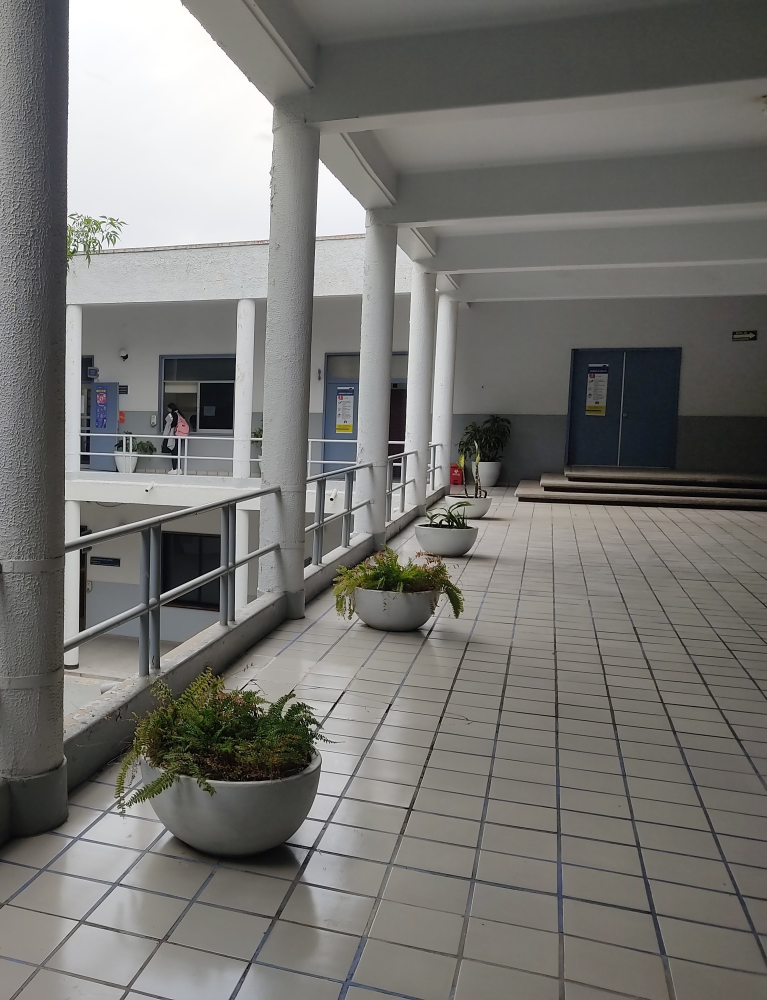
#> input picture Practica12: Flujo óptico/python/img1.jpg, 2300 x 3000 px, given in place of photo.jpg, which was not available (shown at 1/3 size)
$ jupyter execute --allow-errors 'Práctica6.ipynb'   (text cells are left out)
#> lines starting #> are read from the running program, lines starting #| are printed output that depends on the picture; after the words box and inside, x2 and y2 are one past the last pixel; in counts of white or black regions, pixels touching at a corner belong together; pictures that were not available may be replaced by others from this repository, and a replacement may not be noted
[cell 1]
from IPython.display import display, Javascript
from google.colab.output import eval_js
from base64 import b64decode

def take_photo(filename='photo.jpg', quality=0.8):
  js = Javascript('''
    async function takePhoto(quality) {
      const div = document.createElement('div');
      const capture = document.createElement('button');
      capture.textContent = 'Capture';
      div.appendChild(capture);

      const video = document.createElement('video');
      video.style.display = 'block';
      const stream = await navigator.mediaDevices.getUserMedia({video: true});

      document.body.appendChild(div);
      div.appendChild(video);
      video.srcObject = stream;
      await video.play();

      // Resize the output to fit the video element.
      google.colab.output.setIframeHeight(document.documentElement.scrollHeight, true);

      // Wait for Capture to be clicked.
      await new Promise((resolve) => capture.onclick = resolve);

      const canvas = document.createElement('canvas');
      canvas.width = video.videoWidth;
      canvas.height = video.videoHeight;
      canvas.getContext('2d').drawImage(video, 0, 0);
      stream.getVideoTracks()[0].stop();
      div.remove();
      return canvas.toDataURL('image/jpeg', quality);
    }
    ''')
  display(js)
  data = eval_js('takePhoto({})'.format(quality))
  binary = b64decode(data.split(',')[1])
  with open(filename, 'wb') as f:
    f.write(binary)
  return filename

[cell 2]
from IPython.display import Image
try:
  filename = take_photo()
  print('Saved to {}'.format(filename))

  # Show the image which was just taken.
  display(Image(filename))
except Exception as err:
  # Errors will be thrown if the user does not have a webcam or if they do not
  # grant the page permission to access it.
  print(str(err))

[cell 3]
import cv2
from matplotlib import pyplot as plt

[cell 4]
I = cv2.imread('photo.jpg')
#> I is the input picture: shape (3000, 2300, 3); mean B, G, R 113.4, 116.9, 117.9
#I = cv2.resize(I, (500, 333))
#plt.axis("off")
plt.imshow(cv2.cvtColor(I, cv2.COLOR_BGR2RGB))
#> (this line was passed over: IPython is not available in this run)
print(I.shape)
#| (3000, 2300, 3)

[cell 5]
x=100 # int(input("Enter Start point on x axis:"))
y=250 # int(input("Enter Start point on y axis:"))

w=100 # int(input("Enter width of cropped image:"))
h=50  # int(input("Enter height of cropped image:"))

cropped_image = I[y:y+h, x:x+w] # Cropping using Slicing
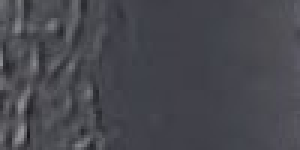
#> cropped_image: shape (50, 100, 3) (shown 3 times larger); mean B, G, R 79, 72.3, 72
plt.axis("off")
#> (this line was passed over: IPython is not available in this run)
plt.imshow(cv2.cvtColor(cropped_image, cv2.COLOR_BGR2RGB))
#> (this line was passed over: IPython is not available in this run)
plt.show() # Display the original image
print(cropped_image.shape)
#| (50, 100, 3)

cv2.imwrite("crop.jpg", cropped_image)
#> Out = True

[cell 6]
import numpy as np

[cell 7]
I = cv2.imread("photo.jpg")
Iroi = cv2.imread("crop.jpg")
b, g, r = cv2.split(Iroi)
m, n, o = I.shape
#> m = 3000; n = 2300; o = 3

# Media
# Ar = np.mean(Iroi[:,:,2])    # recordar que es -> BGR
Ar = np.mean(r)
#> Ar = 71.98
Ag = np.mean(g)
#> Ag = 72.35
Ab = np.mean(b)
#> Ab = 79.02

# Convertir a double
Rd = r.astype(np.float64)
Gd = g.astype(np.float64)
Bd = b.astype(np.float64)

# std
Dr = np.std(Rd)
#> Dr = 11.68
Dg = np.std(Gd)
#> Dg = 11.56
Db = np.std(Bd)
#> Db = 11.09

[cell 8]
Ig = cv2.cvtColor(I, cv2.COLOR_BGR2GRAY)
IBW = np.zeros((m, n), dtype=np.uint8)

s = 2

for i in range(m):
    for j in range(n):
        if ((Ar + s * Dr) > I[i, j, 2] > (Ar - s * Dr) and
                (Ag + s * Dg) > I[i, j, 1] > (Ag - s * Dg) and
                (Ab + s * Db) > I[i, j, 0] > (Ab - s * Db)):
            IBW[i, j] = 255
        else:
            IBW[i, j] = 0
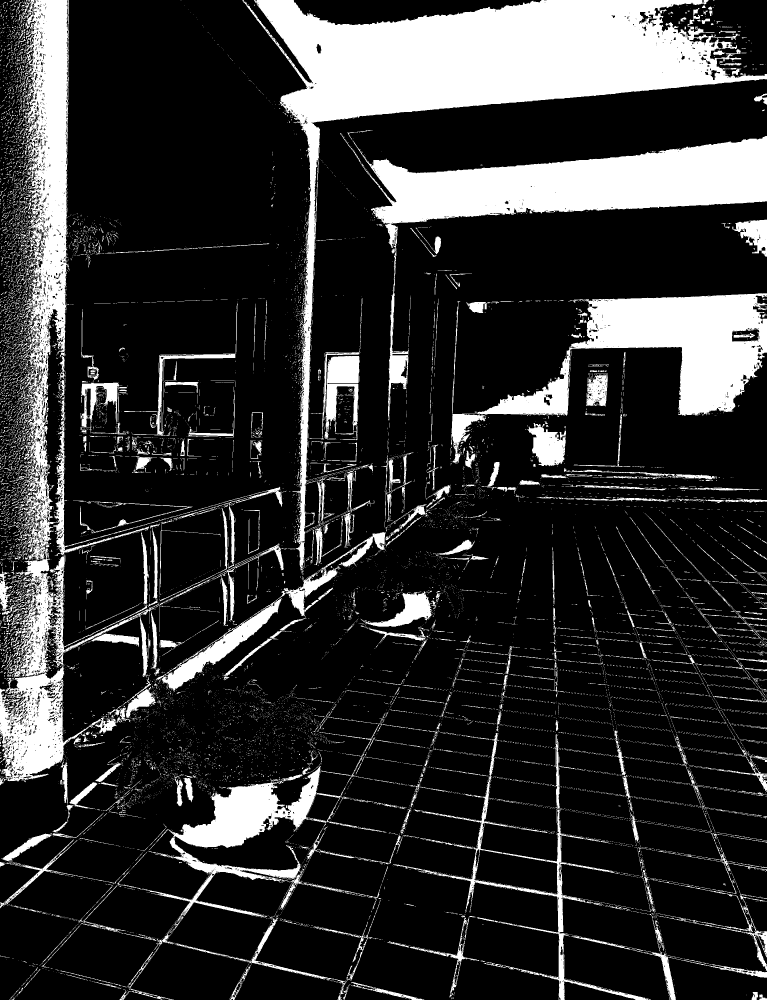
#> IBW: shape (3000, 2300) (shown at 1/3 size); 19.6% white; 15413 white regions (14088 under 20 px), largest, box (x1, y1, x2, y2) and area: (727, 0, 2300, 1711) 385690, (0, 0, 476, 2347) 211424, (1058, 408, 2300, 1255) 192629

[cell 9]
try:
    white_pixels = np.array(np.where(IBW == 255))
    min_fila = np.min(white_pixels[0, :])
#> min_fila = 0
    min_col = np.min(white_pixels[1, :])
#> min_col = 0
    max_fila = np.max(white_pixels[0, :])
#> max_fila = 2999
    max_col = np.max(white_pixels[1, :])
#> max_col = 2299
    start = [min_col, min_fila]
#> start = [0, 0]
    end = [max_col, max_fila]
#> end = [2299, 2999]
    # image = cv2.rectangle(image, start_point, end_point, color, thickness)
    I = cv2.rectangle(I, start, end, (0, 255, 0), 2)

    center2 = min_fila + (max_fila - min_fila) / 2
#> center2 = 1499.5
    center1 = min_col + (max_col - min_col) / 2
#> center1 = 1149.5
    # image = cv.circle(image, centerOfCircle, radius, color, thickness)
    I = cv2.circle(I, [int(center1), int(center2)], 10, (0, 255, 255), -1)
except:
    pass
